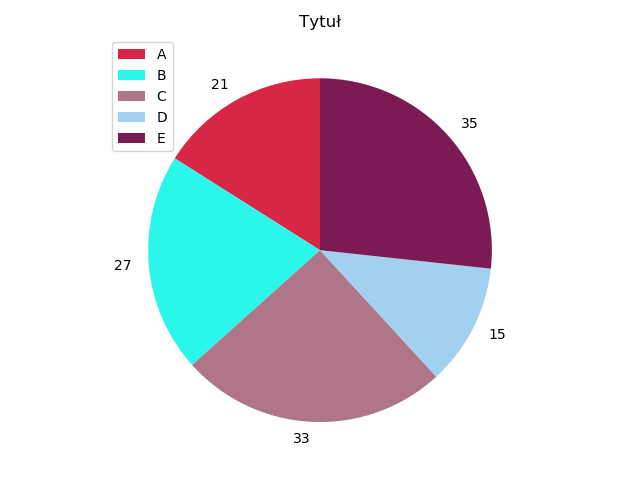

The Python source for this figure:
import numpy as np
import pandas as pd
import matplotlib.pyplot as plt
from matplotlib import cm
from matplotlib.ticker import LinearLocator, FormatStrFormatter
from mpl_toolkits.mplot3d.axes3d import get_test_data
import seaborn as sns

nazwa = ['A', 'B', 'C', 'D', 'E']
wartosci = [35, 21, 27, 33, 15]

slownik = {'A': 21, 'B': 27, 'C': 33, 'D': 15, 'E': 35}
colors = [ '#d82647' ,'#2af6ea','#af768a' ,'#a2d1ef', '#7c1b53']
plt.figure(figsize=(6, 6))
plt.pie(slownik.values(), labels=slownik.values(), colors=colors, startangle = 90)
plt.title('Tytuł')
plt.legend(slownik.keys(), loc='upper left')
plt.savefig('obraz.png')
plt.show()
